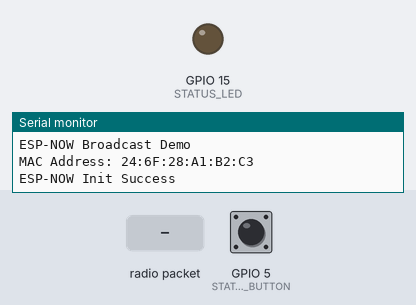
Bench run of a sketch on a simulated ESP32. On the bench: output pins drawn as LEDs (lit = HIGH), the last lines printed to the serial monitor. The test bench sets the inputs (shaded band); at power-on: GPIO 5 (STATUS_BUTTON) HIGH.

Above: at 2.2 s.
2.3 s: GPIO 5 (STATUS_BUTTON) pulled LOW for 0.15 s
At 2.6 s:
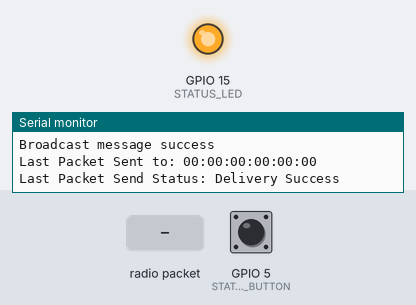
3.9 s: radio packet "1" arrives
At 5.0 s:
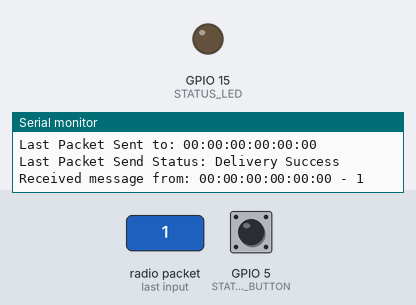
5.4 s: GPIO 5 (STATUS_BUTTON) pulled LOW for 1 s
At 6.1 s:
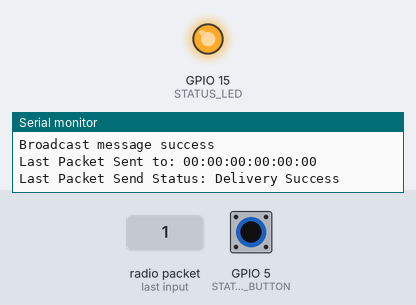
7.9 s: GPIO 5 (STATUS_BUTTON) pulled LOW for 3.2 s
At 9.2 s:
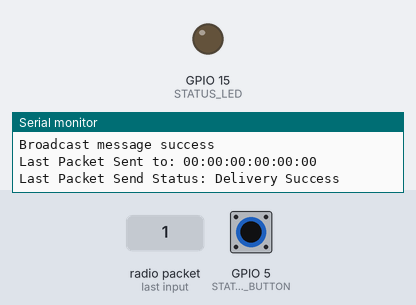
Timing chart, 0 to 10.9 s (numbered marks = the images above; inputs shaded):
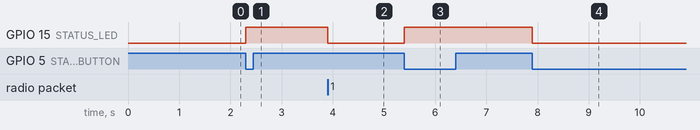

Measured:
- after the input at 2.3 s, GPIO 15 (STATUS_LED): LOW → HIGH at once
- after the input at 3.9 s, GPIO 15 (STATUS_LED): HIGH → LOW at once
- after the input at 5.4 s, GPIO 15 (STATUS_LED): LOW → HIGH at once
- after the input at 7.9 s, GPIO 15 (STATUS_LED): HIGH → LOW at once

The sketch:

Broadcast_Mode.ino
```cpp
/*
  ESP-NOW Multi Unit Demo
  esp-now-multi.ino
  Broadcasts control messages to all devices in network
  Load script on multiple devices
  DroneBot Workshop 2022
  https://dronebotworkshop.com
*/

// Include Libraries
#include <WiFi.h>
#include <esp_now.h>
#include <Arduino.h>  // Added for clarity on Arduino functions

// Define LED and pushbutton state booleans
bool buttonDown = false;
bool ledOn = false;

// Define LED and pushbutton pins
#define STATUS_LED 15
#define STATUS_BUTTON 5

// Variables for debounce timing
unsigned long lastDebounceTime = 0;
const unsigned long debounceDelay = 50; // 50 ms debounce delay


void formatMacAddress(const uint8_t *macAddr, char *buffer, int maxLength)
// Formats MAC Address
{
  snprintf(buffer, maxLength, "%02x:%02x:%02x:%02x:%02x:%02x", macAddr[0], macAddr[1], macAddr[2], macAddr[3], macAddr[4], macAddr[5]);
}

void receiveCallback(const uint8_t *macAddr, const uint8_t *data, int dataLen)
// Called when data is received
{
  // Only allow a maximum of ESP_NOW_MAX_DATA_LEN characters in the message + a null terminating byte
  char buffer[ESP_NOW_MAX_DATA_LEN + 1];
  int msgLen = dataLen > ESP_NOW_MAX_DATA_LEN ? ESP_NOW_MAX_DATA_LEN : dataLen;
  memcpy(buffer, data, msgLen);

  // Make sure we are null terminated
  buffer[msgLen] = 0;

  // Format the MAC address
  char macStr[18];
  formatMacAddress(macAddr, macStr, 18);

  // Send Debug log message to the serial port
  Serial.printf("Received message from: %s - %s\n", macStr, buffer);

  // Check switch status
  if (strcmp("on", buffer) == 0) {
    ledOn = true;
  } else {
    ledOn = false;
  }
  digitalWrite(STATUS_LED, ledOn);
}

void sentCallback(const uint8_t *macAddr, esp_now_send_status_t status)
// Called when data is sent
{
  char macStr[18];
  formatMacAddress(macAddr, macStr, 18);
  Serial.print("Last Packet Sent to: ");
  Serial.println(macStr);
  Serial.print("Last Packet Send Status: ");
  Serial.println(status == ESP_NOW_SEND_SUCCESS ? "Delivery Success" : "Delivery Fail");
}

void broadcast(const char *message)
// Emulates a broadcast
{
  // Broadcast a message to every device in range
  static bool peerAdded = false;
  uint8_t broadcastAddress[] = { 0xFF, 0xFF, 0xFF, 0xFF, 0xFF, 0xFF };
  esp_now_peer_info_t peerInfo = {};
  memcpy(&peerInfo.peer_addr, broadcastAddress, 6);
  if (!peerAdded) {
    esp_err_t addStatus = esp_now_add_peer(&peerInfo);
    if (addStatus == ESP_OK) {
      peerAdded = true;
    } else {
      Serial.printf("Failed to add broadcast peer: %d\n", addStatus);
    }
  }

  // Send message
  esp_err_t result = esp_now_send(broadcastAddress, (const uint8_t *)message, strlen(message));

  // Print results to serial monitor
  if (result == ESP_OK) {
    Serial.println("Broadcast message success");
  } else if (result == ESP_ERR_ESPNOW_NOT_INIT) {
    Serial.println("ESP-NOW not Init.");
  } else if (result == ESP_ERR_ESPNOW_ARG) {
    Serial.println("Invalid Argument");
  } else if (result == ESP_ERR_ESPNOW_INTERNAL) {
    Serial.println("Internal Error");
  } else if (result == ESP_ERR_ESPNOW_NO_MEM) {
    Serial.println("ESP_ERR_ESPNOW_NO_MEM");
  } else if (result == ESP_ERR_ESPNOW_NOT_FOUND) {
    Serial.println("Peer not found.");
  } else {
    Serial.println("Unknown error");
  }
}


void setup() {

  // Set up Serial Monitor
  Serial.begin(115200);
  delay(1000);

  // Set ESP32 in STA mode to begin with
  WiFi.mode(WIFI_STA);
  Serial.println("ESP-NOW Broadcast Demo");

  // Print MAC address
  Serial.print("MAC Address: ");
  Serial.println(WiFi.macAddress());

  // Disconnect from WiFi
  WiFi.disconnect();

  // Initialize ESP-NOW
  if (esp_now_init() == ESP_OK) {
    Serial.println("ESP-NOW Init Success");
    esp_now_register_recv_cb(receiveCallback);
    esp_now_register_send_cb(sentCallback);
  } else {
    Serial.println("ESP-NOW Init Failed");
    delay(3000);
    ESP.restart();
  }

  // Pushbutton uses built-in pullup resistor
  pinMode(STATUS_BUTTON, INPUT_PULLUP);

  // LED Output
  pinMode(STATUS_LED, OUTPUT);
}


void loop() {
  int reading = digitalRead(STATUS_BUTTON);

  // Check if button is pressed (LOW because of INPUT_PULLUP)
  if (reading == LOW) {
    unsigned long currentTime = millis();
    if ((currentTime - lastDebounceTime) > debounceDelay) {
      // Detect the transition from button not pressed to pressed
      if (!buttonDown) {
        buttonDown = true;
        lastDebounceTime = currentTime;

        // Toggle the LED state
        ledOn = !ledOn;
        digitalWrite(STATUS_LED, ledOn);

        // Send a message to all devices
        if (ledOn) {
          broadcast("on");
        } else {
          broadcast("off");
        }
      }
    }
  } else {
    // Reset the button state
    buttonDown = false;
  }
}
```
